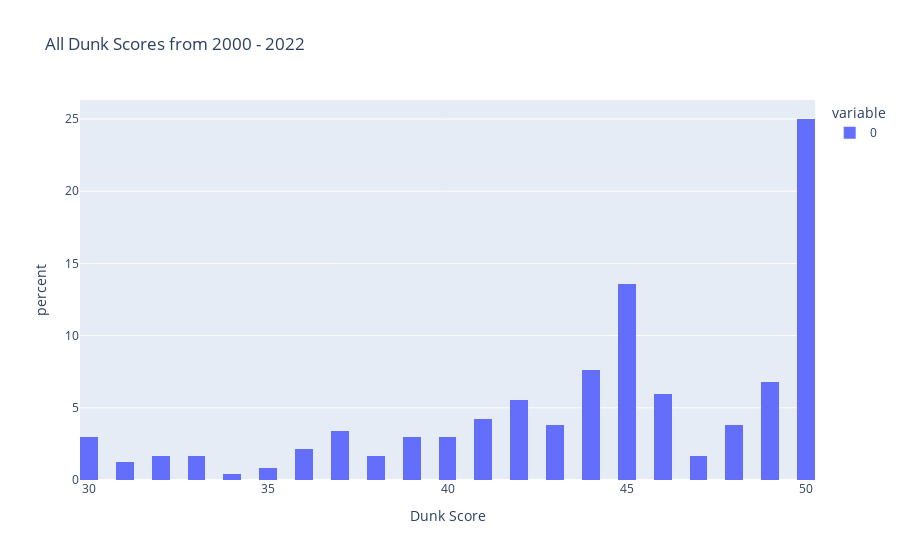

The notebook cell saved with this chart:
### Code cell
fig = px.histogram(previous_scoring_method_all_scores, nbins=60, histnorm='percent', labels = {"value": "Dunk Score"}, title="All Dunk Scores from 2000 - 2022")
fig.show()

dist = scipy.stats.betabinom
bounds = [(-100, 100), (-100, 100), (-100, 100), (-100, 100)]
# res = scipy.stats.fit(dist, previous_scoring_method_all_scores, bounds)
# print(res)
# res.plot()
# plt.show()

### Figure 1 — Plotly figure (JSON) as saved in the notebook; plotly's stock layout.template omitted (floating-point values rounded to 4 significant figures; data arrays with more than 128 entries replaced by an {"elided": "..."} marker saying what was removed)
{"data": [{"alignmentgroup": "True", "bingroup": "x", "histnorm": "percent", "hovertemplate": "variable=0<br>Dunk Score=%{x}<br>percent=%{y}<extra></extra>", "legendgroup": "0", "marker": {"color": "#636efa", "pattern": {"shape": ""}}, "name": "0", "nbinsx": 60, "offsetgroup": "0", "orientation": "v", "showlegend": true, "type": "histogram", "x": {"elided": "236 int values"}, "xaxis": "x", "yaxis": "y"}], "layout": {"barmode": "relative", "legend": {"title": {"text": "variable"}, "tracegroupgap": 0}, "title": {"text": "All Dunk Scores from 2000 - 2022"}, "xaxis": {"anchor": "y", "domain": [0, 1], "title": {"text": "Dunk Score"}}, "yaxis": {"anchor": "x", "domain": [0, 1], "title": {"text": "percent"}}}}
